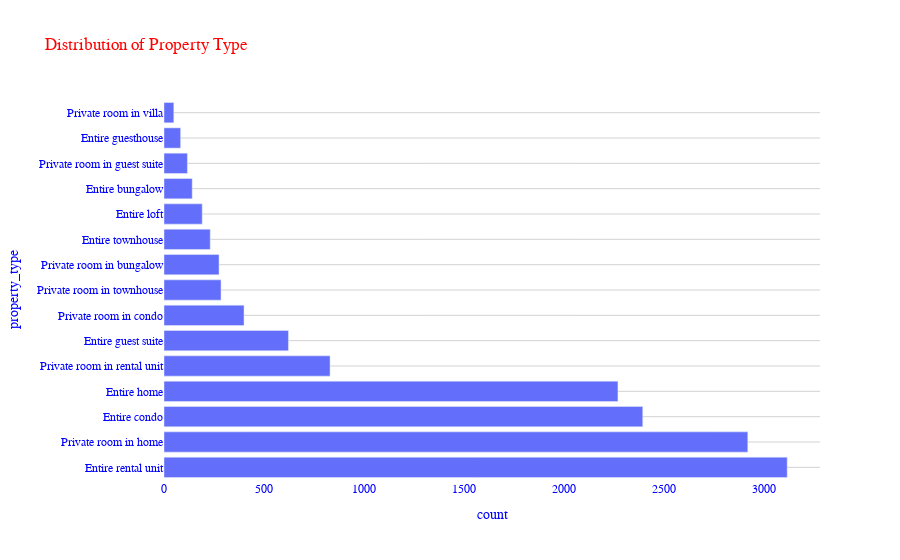

Write notebook code for a chart like this one.
### Markdown cell above
Waterfront Communities-The Island seems to be extremely popular and has 1968 listings way ahead of Niagara which has only 552 listings.<br>
As we can see the neighbourhoods in green have more than 200 listings.<br>
The neighbourhoods in blue have between 100 and 200 listings.<br>
The neighbourhoods in red have less than 100 listings.<br>

### 3.What is the distribution of property type and room type in Toronto?

### Code cell
#disribution property type
ser = dfA['property_type'].value_counts()[:15] #room_type
dfPrTy = ser.to_frame().reset_index() 
import plotly.express as px
fig = px.bar(dfPrTy, x="count", y="property_type", orientation='h',title ="Distribution of Property Type")
fig.update_layout(
    font_family="Courier New",
    font_color="blue",
    title_font_family="Times New Roman",
    title_font_color="red",
    plot_bgcolor='white'
    #legend_title_font_color="green"
)
fig.update_yaxes(title_font_family="Arial",gridcolor='lightgrey')
fig.show()

### Figure 1 — Plotly figure (JSON) as saved in the notebook; plotly's stock layout.template omitted (floating-point values rounded to 4 significant figures)
{"data": [{"alignmentgroup": "True", "hovertemplate": "count=%{x}<br>property_type=%{y}<extra></extra>", "legendgroup": "", "marker": {"color": "#636efa", "pattern": {"shape": ""}}, "name": "", "offsetgroup": "", "orientation": "h", "showlegend": false, "textposition": "auto", "type": "bar", "x": [3115, 2918, 2393, 2269, 830, 622, 400, 285, 275, 231, 191, 141, 117, 83, 49], "xaxis": "x", "y": ["Entire rental unit", "Private room in home", "Entire condo", "Entire home", "Private room in rental unit", "Entire guest suite", "Private room in condo", "Private room in townhouse", "Private room in bungalow", "Entire townhouse", "Entire loft", "Entire bungalow", "Private room in guest suite", "Entire guesthouse", "Private room in villa"], "yaxis": "y"}], "layout": {"autosize": true, "barmode": "relative", "font": {"color": "blue", "family": "Courier New"}, "legend": {"tracegroupgap": 0}, "plot_bgcolor": "white", "title": {"font": {"color": "red", "family": "Times New Roman"}, "text": "Distribution of Property Type"}, "xaxis": {"anchor": "y", "autorange": true, "domain": [0, 1], "range": [0, 3279.0], "title": {"text": "count"}, "type": "linear"}, "yaxis": {"anchor": "x", "autorange": true, "domain": [0, 1], "gridcolor": "lightgrey", "range": [-0.5, 14.5], "title": {"font": {"family": "Arial"}, "text": "property_type"}, "type": "category"}}}
